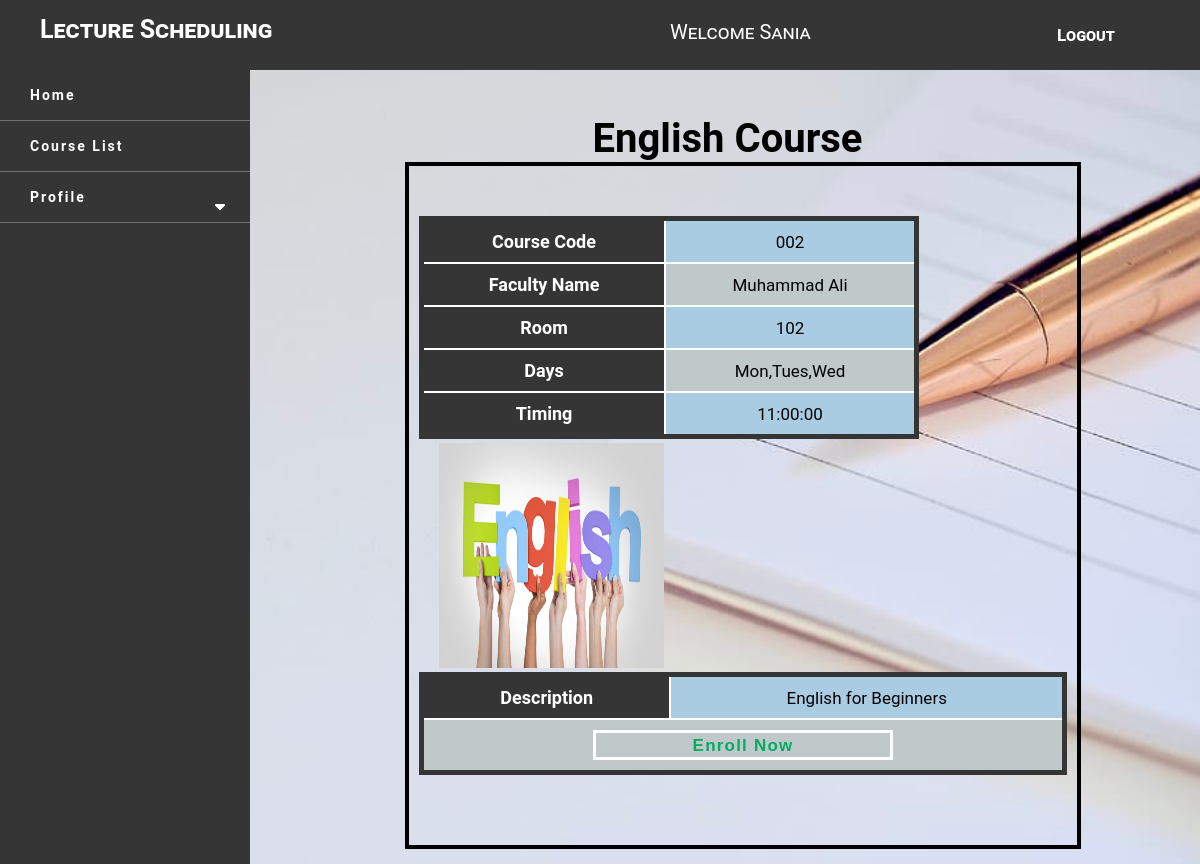
Page /student/course_detail.php?c_id=3 (signed in) on the committed database.
### tables this page shows
CREATE TABLE `student` (
  `st_id` int(11) NOT NULL,
  `st_name` varchar(255) NOT NULL,
  `st_email` varchar(255) NOT NULL,
  `st_password` varchar(255) NOT NULL,
  `st_birth` date NOT NULL,
  `st_number` varchar(255) NOT NULL
);

CREATE TABLE `schedule` (
  `s_id` int(11) NOT NULL,
  `f_id` int(11) NOT NULL,
  `c_id` int(11) NOT NULL,
  `r_id` int(11) NOT NULL,
  `days` varchar(255) NOT NULL,
  `starttime` time NOT NULL,
  `endtime` time NOT NULL
);

CREATE TABLE `course` (
  `c_id` int(11) NOT NULL,
  `c_name` varchar(255) NOT NULL,
  `c_description` varchar(3000) NOT NULL,
  `c_pic` varchar(255) NOT NULL,
  `c_code` varchar(255) NOT NULL
);

CREATE TABLE `faculty` (
  `f_id` int(11) NOT NULL,
  `f_name` varchar(255) NOT NULL,
  `f_email` varchar(255) NOT NULL,
  `f_designation` varchar(255) NOT NULL,
  `f_password` varchar(255) NOT NULL
);

CREATE TABLE `room` (
  `r_id` int(11) NOT NULL,
  `r_name` varchar(255) NOT NULL
);

### student/course_detail.php (the view, shortened to what this page needs)
<?php
include 'include/navbar.php';
$c_id = $_GET['c_id'];
$q = "SELECT * FROM `course` inner join schedule on course.c_id = schedule.c_id INNER JOIN faculty ON faculty.f_id = schedule.f_id INNER JOIN room on room.r_id = schedule.r_id where course.c_id = '$c_id'";
$result = mysqli_query($con, $q);
?>
<div class="view">
    <?php
    while ($res = mysqli_fetch_array($result)) {
    ?>
        <center>
            <h1 class="hss"><?php echo $res['c_name'] ?> Course</h1>
        </center>
        <div class="detail_course">
            <div class="left_table">
                <table>
                    <tr>
                        <th>Course Code</th>
                        <td style="text-transform: capitalize;"><?php echo $res['c_code']; ?></td>
                    </tr>
                    <tr>
                        <th>Faculty Name</th>
                        <td style="text-transform: capitalize;"><?php echo $res['f_name']; ?></td>
                    </tr>
                    <tr>
                        <th>Room</th>
                        <td><?php echo $res['r_name']; ?></td>
                    </tr>
                    <tr>
                        <th>Days</th>
                        <td style="text-transform: capitalize;"><?php echo $res['days']; ?></td>
                    </tr>
                    <tr>
                        <th>Timing</th>
                        <td><?php echo $res['starttime']; ?></td>
                    </tr>
                </table>
            </div>
            <div class="right_table">
                <img class="pic_upload" src="<?php echo $res['c_pic']; ?>" alt="">
            </div>
            <div>
                <table style="margin-top: -40px;">
                    <tr>
                        <th>Description</th>
                        <td><?php echo $res['c_description'] ?></td>
                    </tr>
                    <tr><form action="" method="POST">
                        <td colspan="2"><input type="submit" value="Enroll Now" name="submit" class="enrollment"> </td>
                    </form></tr>
                </table>
            </div>
        </div>
</div>
<?php }
?>
</div>

### student/include/navbar.php (shortened to what this page needs)
<?php
include '../include/config.php';
$userprofile = $_SESSION['st_email'];
$pro = "SELECT * FROM `student` WHERE `st_email` = '$userprofile'";
$sql = mysqli_query($con, $pro);
$result = mysqli_fetch_assoc($sql);
$st_name = $result['st_name'];
?>
<!DOCTYPE html>
<html>
<head>
    <link href="../fonts/css/all.css" rel="stylesheet" type="text/css" media="all" />
    <link rel="stylesheet" type="text/css" href="../css/style.css">
</head>
<body style="  background: url('../img/bg.jpg') fixed center;
    background-size: cover;">
    <nav class="stick">
    <h1>Lecture Scheduling</h1>
    <div class="navmid">
        Welcome <?php echo $st_name; ?>
    </div>
        <div class="std_detail">
           <ul>
               <li><a href="../include/logout.php">Logout</a></li>
           </ul>
        </div>
    </nav>
    <div class="sidebar">
        <ul>
            <li><a href="index.php">Home</a></li>
            <li><a href="course.php">Course List</a></li>
            <li><a href="#" class="pro_btn">Profile</a>
                <span class="fas fa-caret-down second"></span>
            </li>
        </ul>
    </div>
    <div class="main">
    <body>

### css/style.css (style rules this page uses)
* { padding: 0; margin: 0; font-size: 17px; box-sizing: border-box; opacity: 1; }
body { font-family: "Roboto", sans-serif; }
nav { background: rgb(54, 53, 53); color: white; position: fixed; top: 0; left: 0; width: 100%; height: 70px; opacity: 0.8; font-variant: small-caps; z-index: 1; }
.stick { background: rgb(54, 53, 53); opacity: 1; }
nav h1 { position: absolute; top: 15px; left: 40px; font-size: 25px; }
nav .std_detail { float: right; position: absolute; top: 10px; right: 60px; font-size: 20px; color: white; }
nav .std_detail ul li a { color: white; padding: 10px; text-decoration: none; font-weight: 600; }
.sidebar { margin-top: 70px; position: fixed; width: 250px; height: 100%; background: rgb(54, 53, 53); padding-bottom: 100px; }
.sidebar ul li a { position: relative; display: flex; color: white; font-weight: bold; text-align: center; padding-left: 80px; text-decoration: none; line-height: 50px; letter-spacing: 2px; font-size: 14px; border-bottom: 1px solid rgb(247, 243, 243, 0.3); }
.sidebar ul li { position: relative; margin-left: -50px; }
.fa-caret-down { position: absolute; top: 50%; right: 20px; color: white; transform: translate(-50%); }
.std_detail ul { display: flex; margin: 15px; }
.std_detail li { list-style: none; margin-left: 70px; }
.main { margin-left: 250px; }
.pic_upload { width: 100px; height: 100px; }
.view { width: 90%; margin: auto; padding: 15px 5px; margin-left: 50px; }
.view table { margin: 40px auto; width: 100%; border: 5px solid rgb(54, 53, 53); }
.view table tr > th { background: rgb(54, 53, 53); padding: 10px; color: white; text-align: center; font-size: 18px; }
.view table tr > td { padding: 10px; text-align: center; color: black; border: 2px solid white; }
.view tr:nth-child(even) { background: #bfc9ca; }
.view tr:nth-child(odd) { background: #a9cce3; border: 2px solid white; }
table { margin-left: auto; margin-right: auto; color: white; border-collapse: collapse; font-size: 16px; padding: 5px; width: 90%; text-align: -webkit-center; padding: 10px; }
table input { width: 300px; height: 30px; padding: 5px; }
span { color: white; font-size: 16px; text-align: center; margin-left: 110px; }
.detail_course { width: 80%; border: 4px solid; margin-left: 100px; padding: 10px; }
.hss { margin-top: 100px; font-size: 40px; text-transform: capitalize; }
.left_table { display: inline-block; width: 500px; }
.right_table { display: inline-block; }
.right_table img { width: 225px; height: 225px; position: relative; top: -40px; left: 20px; }
.enrollment { background: none; border: 3px solid rgb(255, 255, 255); padding: 3px; letter-spacing: 1.2px; font-weight: 600; cursor: pointer; color: rgb(7, 170, 102); }
.navmid { position: relative; top: 20px; left: 670px; font-size: 20px; }

### rows in the picture
student: st_name "Sania"
schedule: c.c_name "English", c.c_code "002", f.f_name "Muhammad Ali", r.r_name "102", days "Mon,tues,wed", starttime "11:00:00", c.c_pic (picture), c.c_description "English for Beginners"
